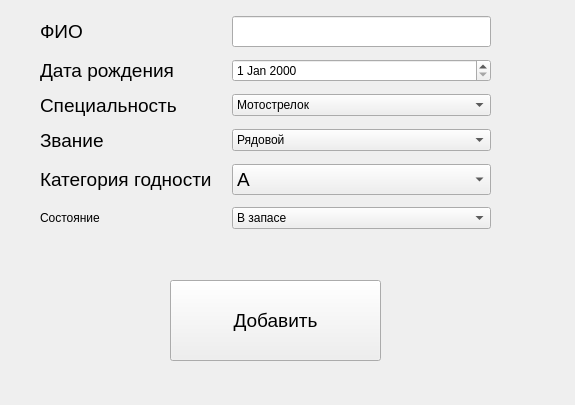
<?xml version="1.0" encoding="UTF-8"?>
<ui version="4.0">
 <class>solderAdd</class>
 <widget class="QWidget" name="solderAdd">
  <property name="geometry">
   <rect>
    <x>0</x>
    <y>0</y>
    <width>575</width>
    <height>405</height>
   </rect>
  </property>
  <property name="windowTitle">
   <string>Form</string>
  </property>
  <widget class="QPushButton" name="add">
   <property name="geometry">
    <rect>
     <x>170</x>
     <y>280</y>
     <width>211</width>
     <height>81</height>
    </rect>
   </property>
   <property name="font">
    <font>
     <pointsize>14</pointsize>
    </font>
   </property>
   <property name="text">
    <string>Добавить</string>
   </property>
  </widget>
  <widget class="QWidget" name="layoutWidget">
   <property name="geometry">
    <rect>
     <x>40</x>
     <y>10</y>
     <width>451</width>
     <height>231</height>
    </rect>
   </property>
   <layout class="QGridLayout" name="gridLayout">
    <item row="2" column="2">
     <widget class="QComboBox" name="spec">
      <item>
       <property name="text">
        <string>Мотострелок</string>
       </property>
      </item>
      <item>
       <property name="text">
        <string>Танкист</string>
       </property>
      </item>
      <item>
       <property name="text">
        <string>Артиллерист</string>
       </property>
      </item>
      <item>
       <property name="text">
        <string>Пулеметчик</string>
       </property>
      </item>
      <item>
       <property name="text">
        <string>Штурмовик</string>
       </property>
      </item>
      <item>
       <property name="text">
        <string>Водитель-механик</string>
       </property>
      </item>
     </widget>
    </item>
    <item row="4" column="2">
     <widget class="QComboBox" name="categ">
      <property name="font">
       <font>
        <pointsize>14</pointsize>
       </font>
      </property>
      <item>
       <property name="text">
        <string>A</string>
       </property>
      </item>
      <item>
       <property name="text">
        <string>Б</string>
       </property>
      </item>
      <item>
       <property name="text">
        <string>В</string>
       </property>
      </item>
      <item>
       <property name="text">
        <string>Г</string>
       </property>
      </item>
      <item>
       <property name="text">
        <string>Д</string>
       </property>
      </item>
     </widget>
    </item>
    <item row="0" column="0">
     <widget class="QLabel" name="label_6">
      <property name="font">
       <font>
        <pointsize>14</pointsize>
       </font>
      </property>
      <property name="text">
       <string>ФИО                          </string>
      </property>
     </widget>
    </item>
    <item row="4" column="0" colspan="2">
     <widget class="QLabel" name="label_7">
      <property name="font">
       <font>
        <pointsize>14</pointsize>
       </font>
      </property>
      <property name="text">
       <string>Категория годности</string>
      </property>
     </widget>
    </item>
    <item row="1" column="2">
     <widget class="QDateEdit" name="dateEdit"/>
    </item>
    <item row="1" column="0" colspan="2">
     <widget class="QLabel" name="label_3">
      <property name="font">
       <font>
        <pointsize>14</pointsize>
       </font>
      </property>
      <property name="text">
       <string>Дата рождения</string>
      </property>
     </widget>
    </item>
    <item row="0" column="2">
     <widget class="QLineEdit" name="fio">
      <property name="enabled">
       <bool>true</bool>
      </property>
      <property name="sizePolicy">
       <sizepolicy hsizetype="Expanding" vsizetype="Fixed">
        <horstretch>0</horstretch>
        <verstretch>4</verstretch>
       </sizepolicy>
      </property>
      <property name="minimumSize">
       <size>
        <width>100</width>
        <height>20</height>
       </size>
      </property>
      <property name="font">
       <font>
        <pointsize>14</pointsize>
       </font>
      </property>
      <property name="text">
       <string/>
      </property>
     </widget>
    </item>
    <item row="2" column="0" colspan="2">
     <widget class="QLabel" name="label_4">
      <property name="font">
       <font>
        <pointsize>14</pointsize>
       </font>
      </property>
      <property name="text">
       <string>Специальность</string>
      </property>
     </widget>
    </item>
    <item row="3" column="0" colspan="2">
     <widget class="QLabel" name="label_5">
      <property name="font">
       <font>
        <pointsize>14</pointsize>
       </font>
      </property>
      <property name="text">
       <string>Звание</string>
      </property>
     </widget>
    </item>
    <item row="5" column="2">
     <widget class="QComboBox" name="sost">
      <item>
       <property name="text">
        <string>В запасе</string>
       </property>
      </item>
      <item>
       <property name="text">
        <string>Мобилизован</string>
       </property>
      </item>
      <item>
       <property name="text">
        <string>На службе по контракту</string>
       </property>
      </item>
     </widget>
    </item>
    <item row="5" column="0">
     <widget class="QLabel" name="label">
      <property name="text">
       <string>Состояние</string>
      </property>
     </widget>
    </item>
    <item row="3" column="2">
     <widget class="QComboBox" name="zvan">
      <item>
       <property name="text">
        <string>Рядовой</string>
       </property>
      </item>
      <item>
       <property name="text">
        <string>Старшина</string>
       </property>
      </item>
      <item>
       <property name="text">
        <string>Прапорщик</string>
       </property>
      </item>
      <item>
       <property name="text">
        <string>Лейтенант</string>
       </property>
      </item>
      <item>
       <property name="text">
        <string>Капитан</string>
       </property>
      </item>
      <item>
       <property name="text">
        <string>Майор</string>
       </property>
      </item>
      <item>
       <property name="text">
        <string>Полковник</string>
       </property>
      </item>
      <item>
       <property name="text">
        <string>Маршал</string>
       </property>
      </item>
     </widget>
    </item>
   </layout>
  </widget>
 </widget>
 <resources/>
 <connections/>
</ui>
